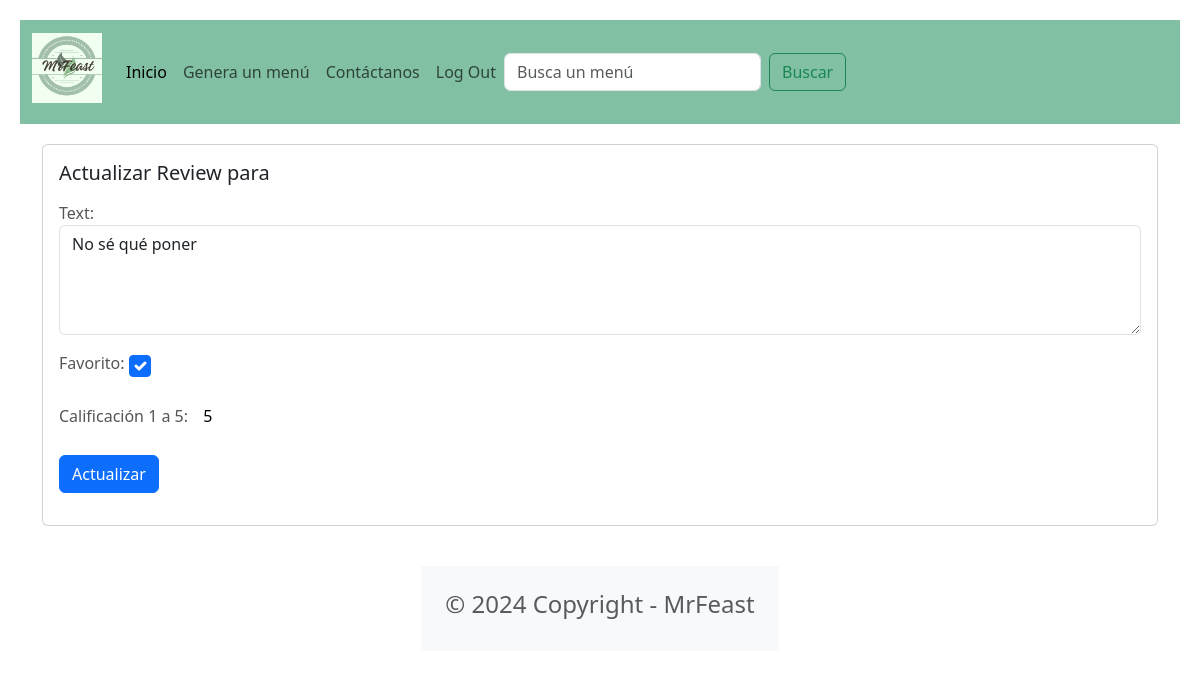
/portal/review/4 (signed in), run on the app's committed database.
### food/models.py (models this page shows, shortened)
class Review(models.Model):
    text = models.CharField(max_length=100)
    date = models.DateTimeField(auto_now_add=True)  # the current datetime will be automatically filled in
    user = models.ForeignKey(User,on_delete=models.CASCADE) # a user can create multiple reviews
    menu = models.ForeignKey(Menu,on_delete=models.CASCADE)
    favorito = models.BooleanField()
    calificacion = models.IntegerField(default = 1, validators=[MaxValueValidator(5), MinValueValidator(1)])

### food/views.py (the view, shortened to what this page needs)
# urls.py: path('portal/review/<int:review_id>', foodViews.updatereview, name='updatereview'),
@login_required
def updatereview(request, review_id):
    review = get_object_or_404(Review,pk=review_id,user=request.user)
    if request.method =='GET':
        form = ReviewForm(instance=review)
        return render(request, 'updatereview.html', {'review': review,'form':form})

### food/forms.py
class ReviewForm(ModelForm):
    def __init__(self, *args, **kwargs):
        super(ModelForm, self).__init__(*args, **kwargs)
        self.fields['text'].widget.attrs.update( {'class': 'form-control'})
        self.fields['favorito'].widget.attrs.update( {'class': 'form-check-input'})
        self.fields['calificacion']
    class Meta:
        model = Review
        fields = ['text','favorito', 'calificacion']
        labels = { 'favorito': ('Favorito'), 'calificacion':('Calificación 1 a 5') }
        widgets = { 'text': Textarea(attrs={'rows': 4}), }

### food/templates/updatereview.html (shortened to what this page needs)
{% extends 'base.html' %}
{% block content %}
<div class="card mb-3">
    <div class="row g-0">
        <div>
            <div class="card-body">
                <h5 class="card-title">
                    Actualizar Review para {{ review.movie.title }}
                </h5>
                <p class="card-text">
                    <form method="POST">
                        {{ form.as_p }}
                        <button type="submit" class="btn btn-primary">
                            Actualizar
                        </button>
                    </form>
                </p>
            </div>
        </div>
    </div>
</div>
{% endblock content %}

### food/templates/base.html (style rules this page uses)
input { padding: 10px; border: 1px solid #fff; border-radius: 5px; margin-right: 10px; }
button { padding: 10px; background-color: #fff; color: #000000; border: none; border-radius: 5px; cursor: pointer; }
p { color: #555; }

### data on the page
Review: text "No sé qué poner", favorito "☑", calificacion "5"
